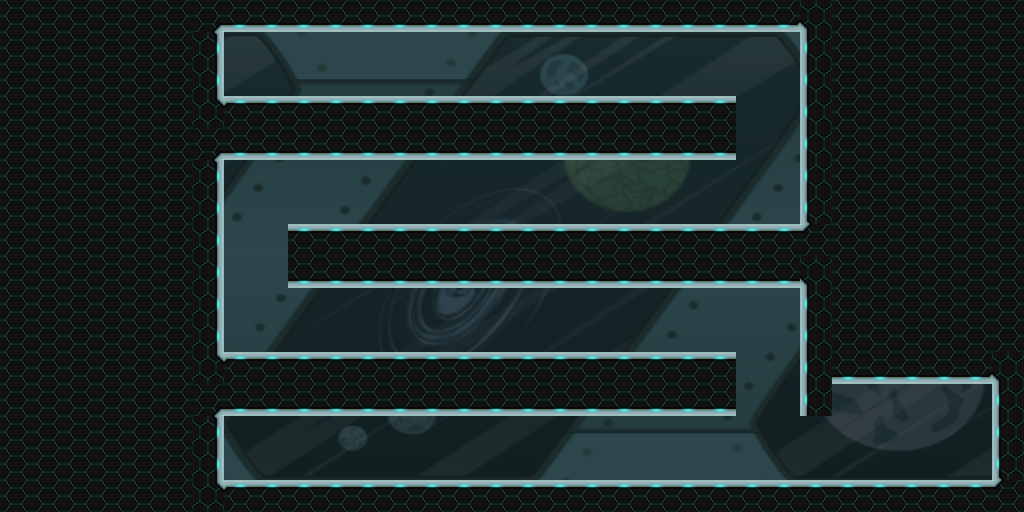

The image is a tile-based game level rendered from a .tmx file. Its description and source (layers, tilesets, objects; grid data summarised) follow:
An orthogonal 32x16 tile map with 32x32 px tiles, 2 tile layers (fondo, terrain), 3 tilesets and 117 objects.

<map version="1.2" tiledversion="1.2.3" orientation="orthogonal" renderorder="right-down" width="32" height="16" tilewidth="32" tileheight="32" infinite="0" nextlayerid="8" nextobjectid="123">
 <tileset firstgid="1" source="fondo.tsx" />
 <tileset firstgid="3" source="terreno.tsx" />
 <tileset firstgid="35" source="objects.tsx" />
 <layer id="1" name="fondo" width="32" height="16">
  <data>[512 cells, 1 non-empty, 1 distinct tile ids]</data>
 </layer>
 <layer id="2" name="terrain" width="32" height="16">
  <data>[512 cells, 339 non-empty, 4 distinct tile ids]</data>
 </layer>
 <objectgroup id="3" name="monedas">
  <object id="57" gid="66" x="416" y="96" width="32" height="32">
   <properties>
    <property name="moneda" value="" />
   </properties>
  </object>
  <object id="58" gid="66" x="320" y="96" width="32" height="32">
   <properties>
    <property name="moneda" value="" />
   </properties>
  </object>
  <object id="59" gid="66" x="352" y="96" width="32" height="32">
   <properties>
    <property name="moneda" value="" />
   </properties>
  </object>
  <object id="60" gid="66" x="384" y="96" width="32" height="32">
   <properties>
    <property name="moneda" value="" />
   </properties>
  </object>
  <object id="61" gid="66" x="448" y="96" width="32" height="32">
   <properties>
    <property name="moneda" value="" />
   </properties>
  </object>
  <object id="62" gid="66" x="480" y="96" width="32" height="32">
   <properties>
    <property name="moneda" value="" />
   </properties>
  </object>
  <object id="63" gid="66" x="544" y="96" width="32" height="32">
   <properties>
    <property name="moneda" value="" />
   </properties>
  </object>
  <object id="64" gid="66" x="512" y="96" width="32" height="32">
   <properties>
    <property name="moneda" value="" />
   </properties>
  </object>
  <object id="65" gid="66" x="416" y="224" width="32" height="32">
   <properties>
    <property name="moneda" value="" />
   </properties>
  </object>
  <object id="66" gid="66" x="480" y="224" width="32" height="32">
   <properties>
    <property name="moneda" value="" />
   </properties>
  </object>
  <object id="67" gid="66" x="448" y="224" width="32" height="32">
   <properties>
    <property name="moneda" value="" />
   </properties>
  </object>
  <object id="68" gid="66" x="544" y="224" width="32" height="32">
   <properties>
    <property name="moneda" value="" />
   </properties>
  </object>
  <object id="69" gid="66" x="512" y="224" width="32" height="32">
   <properties>
    <property name="moneda" value="" />
   </properties>
  </object>
  <object id="70" gid="66" x="576" y="224" width="32" height="32">
   <properties>
    <property name="moneda" value="" />
   </properties>
  </object>
  <object id="71" gid="66" x="608" y="224" width="32" height="32">
   <properties>
    <property name="moneda" value="" />
   </properties>
  </object>
  <object id="72" gid="66" x="640" y="224" width="32" height="32">
   <properties>
    <property name="moneda" value="" />
   </properties>
  </object>
  <object id="73" gid="66" x="640" y="352" width="32" height="32">
   <properties>
    <property name="moneda" value="" />
   </properties>
  </object>
  <object id="74" gid="66" x="608" y="352" width="32" height="32">
   <properties>
    <property name="moneda" value="" />
   </properties>
  </object>
  <object id="75" gid="66" x="576" y="352" width="32" height="32">
   <properties>
    <property name="moneda" value="" />
   </properties>
  </object>
  <object id="76" gid="66" x="512" y="352" width="32" height="32">
   <properties>
    <property name="moneda" value="" />
   </properties>
  </object>
  <object id="77" gid="66" x="544" y="352" width="32" height="32">
   <properties>
    <property name="moneda" value="" />
   </properties>
  </object>
  <object id="78" gid="66" x="448" y="352" width="32" height="32">
   <properties>
    <property name="moneda" value="" />
   </properties>
  </object>
  <object id="79" gid="66" x="416" y="352" width="32" height="32">
   <properties>
    <property name="moneda" value="" />
   </properties>
  </object>
  <object id="80" gid="66" x="384" y="352" width="32" height="32">
   <properties>
    <property name="moneda" value="" />
   </properties>
  </object>
  <object id="81" gid="66" x="480" y="352" width="32" height="32">
   <properties>
    <property name="moneda" value="" />
   </properties>
  </object>
  <object id="82" gid="66" x="256" y="480" width="32" height="32">
   <properties>
    <property name="moneda" value="" />
   </properties>
  </object>
  <object id="83" gid="66" x="320" y="480" width="32" height="32">
   <properties>
    <property name="moneda" value="" />
   </properties>
  </object>
  <object id="84" gid="66" x="352" y="480" width="32" height="32">
   <properties>
    <property name="moneda" value="" />
   </properties>
  </object>
  <object id="85" gid="66" x="288" y="480" width="32" height="32">
   <properties>
    <property name="moneda" value="" />
   </properties>
  </object>
  <object id="86" gid="66" x="384" y="480" width="32" height="32">
   <properties>
    <property name="moneda" value="" />
   </properties>
  </object>
  <object id="87" gid="66" x="416" y="480" width="32" height="32">
   <properties>
    <property name="moneda" value="" />
   </properties>
  </object>
  <object id="88" gid="66" x="384" y="320" width="32" height="32">
   <properties>
    <property name="moneda" value="" />
   </properties>
  </object>
  <object id="89" gid="66" x="416" y="320" width="32" height="32">
   <properties>
    <property name="moneda" value="" />
   </properties>
  </object>
  <object id="90" gid="66" x="448" y="320" width="32" height="32">
   <properties>
    <property name="moneda" value="" />
   </properties>
  </object>
  <object id="91" gid="66" x="480" y="320" width="32" height="32">
   <properties>
    <property name="moneda" value="" />
   </properties>
  </object>
  <object id="92" gid="66" x="512" y="320" width="32" height="32">
   <properties>
    <property name="moneda" value="" />
   </properties>
  </object>
  <object id="93" gid="66" x="544" y="320" width="32" height="32">
   <properties>
    <property name="moneda" value="" />
   </properties>
  </object>
  <object id="94" gid="66" x="576" y="320" width="32" height="32">
   <properties>
    <property name="moneda" value="" />
   </properties>
  </object>
  <object id="95" gid="66" x="608" y="320" width="32" height="32">
   <properties>
    <property name="moneda" value="" />
   </properties>
  </object>
  <object id="96" gid="66" x="640" y="320" width="32" height="32">
   <properties>
    <property name="moneda" value="" />
   </properties>
  </object>
  <object id="97" gid="66" x="640" y="192" width="32" height="32">
   <properties>
    <property name="moneda" value="" />
   </properties>
  </object>
  <object id="98" gid="66" x="608" y="192" width="32" height="32">
   <properties>
    <property name="moneda" value="" />
   </properties>
  </object>
  <object id="99" gid="66" x="544" y="192" width="32" height="32">
   <properties>
    <property name="moneda" value="" />
   </properties>
  </object>
  <object id="100" gid="66" x="416" y="192" width="32" height="32">
   <properties>
    <property name="moneda" value="" />
   </properties>
  </object>
  <object id="101" gid="66" x="448" y="192" width="32" height="32">
   <properties>
    <property name="moneda" value="" />
   </properties>
  </object>
  </objectgroup>
 <objectgroup id="4" name="puertas">
  <!-- 57 objects omitted --></objectgroup>
 <objectgroup id="5" name="trampas">
  <!-- 55 objects omitted --></objectgroup>
 <objectgroup id="6" name="enemies">
  <!-- 38 objects omitted --></objectgroup>
 <objectgroup id="7" name="suelo">
  <!-- 20 objects omitted --></objectgroup>
</map>
<!-- 72 of 117 objects omitted -->
